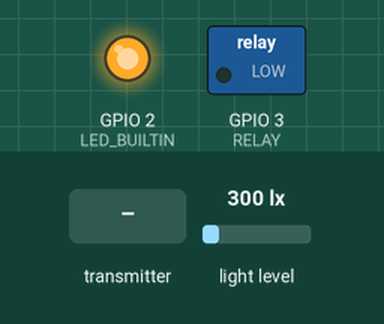
Simulated run of this sketch. Board: ESP8266 (NodeMCU). Shown: switched loads named in the sketch (green lamp = pin HIGH), output pins drawn as LEDs (lit = HIGH, except the on-board LED, lit = LOW). The inputs (shaded band) are chosen by the test bench; at power-on: light level 300 lx. WiFi joins after 1.5 s; servers stay silent unless stated.

Above: at 5.2 s.
5.3 s: the transmitter starts sending controlAuto = 0
At 6.1 s:
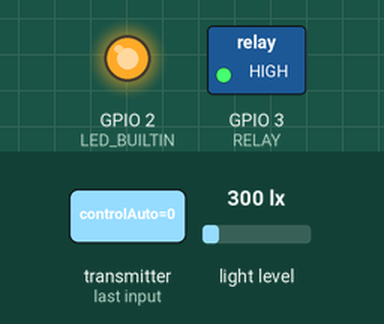
6.8 s: the transmitter starts sending controlAuto = 1
At 7.3 s:
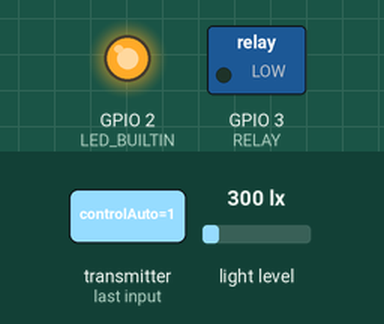
8.3 s: the transmitter starts sending lightLevel = 512
At 9.6 s:
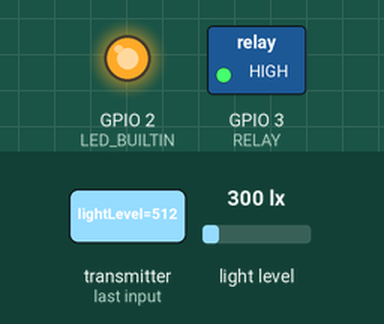
Timing chart, 0 to 11.3 s (numbered marks = the images above; inputs shaded):
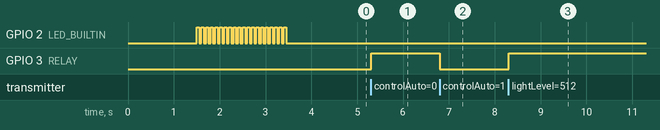

Measured:
- after the input at 5.3 s, GPIO 3 (RELAY): LOW → HIGH at once
- after the input at 6.8 s, GPIO 3 (RELAY): HIGH → LOW at once
- after the input at 8.3 s, GPIO 3 (RELAY): LOW → HIGH at once

The sketch:

ESP-01s-bh1750.ino
```cpp
#include <ESP8266WiFi.h>
#include <WiFiClient.h>
#include <Wire.h>
#include <BH1750.h>
#include <SPI.h>
#include <espnow.h>

#define RELAY 3
#define sda 0
#define scl 2

const char* host = "192.168.4.1";      // address of access point - NodeMCU V3

BH1750 lightMeter (0x5C);

int currentLux = 0;

// structure that we assign received information to
typedef struct structMessageLight {
  bool controlAuto;
  bool isOn;
  int lightLevel;
} structMessageLight;

structMessageLight lightData;

void setup() {
  lightData.controlAuto = true;
  lightData.isOn = true;

  //Initializing pins
  pinMode(RELAY, OUTPUT);
  pinMode(LED_BUILTIN, OUTPUT);
  digitalWrite(RELAY, LOW);

  WiFi.mode(WIFI_STA);                 // make this microcontroller a station
  WiFi.begin("NodeMCUv3");             // connects to an access point - NodeMCU V3

  while (WiFi.status() != WL_CONNECTED) {
    delay(500);
  }
  //Check if connected to WiF i- if so make x20 fast blinks with builtin led
  if (WiFi.status() == WL_CONNECTED) {
    for (int i = 0; i < 20; i++) {
      digitalWrite(LED_BUILTIN, HIGH);
      delay(50);
      digitalWrite(LED_BUILTIN, LOW);
      delay(50);
    }
    delay(500);
  }
  // Init ESP-NOW
  if (esp_now_init() != 0) {
    return;
  }

  //Registering this microcontroler as data receiver
  esp_now_set_self_role(ESP_NOW_ROLE_SLAVE);
  esp_now_register_recv_cb(OnDataRecv);

  //Initializing light sensor and definig SDA and SCL I2C lines
  Wire.begin (sda, scl);
  lightMeter.begin();
}

void loop(){
  if(WiFi.status() != WL_CONNECTED){
    lightData.controlAuto = false;
    lightData.isOn = false;
  }
  currentLux = lightMeter.readLightLevel();  //reading sensor
}

/**
 * Receiving frame with data
 */
void OnDataRecv(uint8_t * mac, uint8_t *incomingData, uint8_t len) {
  memcpy(&lightData, incomingData, sizeof(lightData));
  if (lightData.controlAuto) {
    if ( currentLux < lightData.lightLevel) {
      digitalWrite(RELAY, HIGH);
    }
    else {
      digitalWrite(RELAY, LOW);
    }
  }
  else {
    if (lightData.isOn) {
      digitalWrite(RELAY, HIGH);
    }
    else {
      digitalWrite(RELAY, LOW);
    }
  }
}
```
